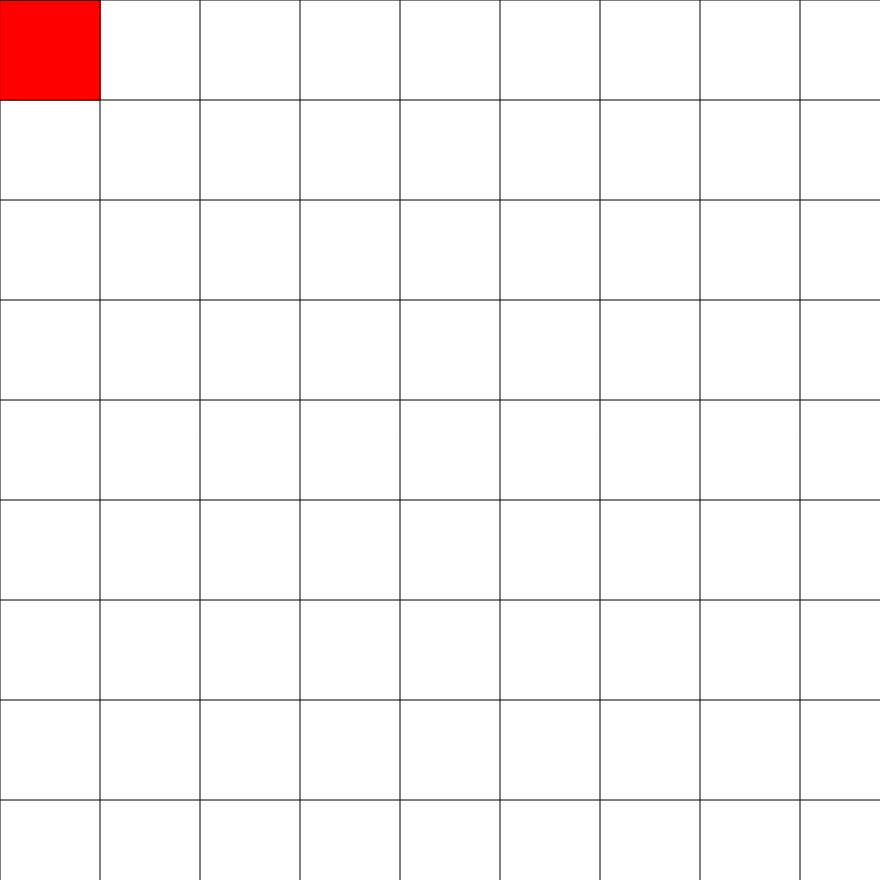
Frame 1 (no input)
Frame 60 (no input): identical to frame 1, image omitted
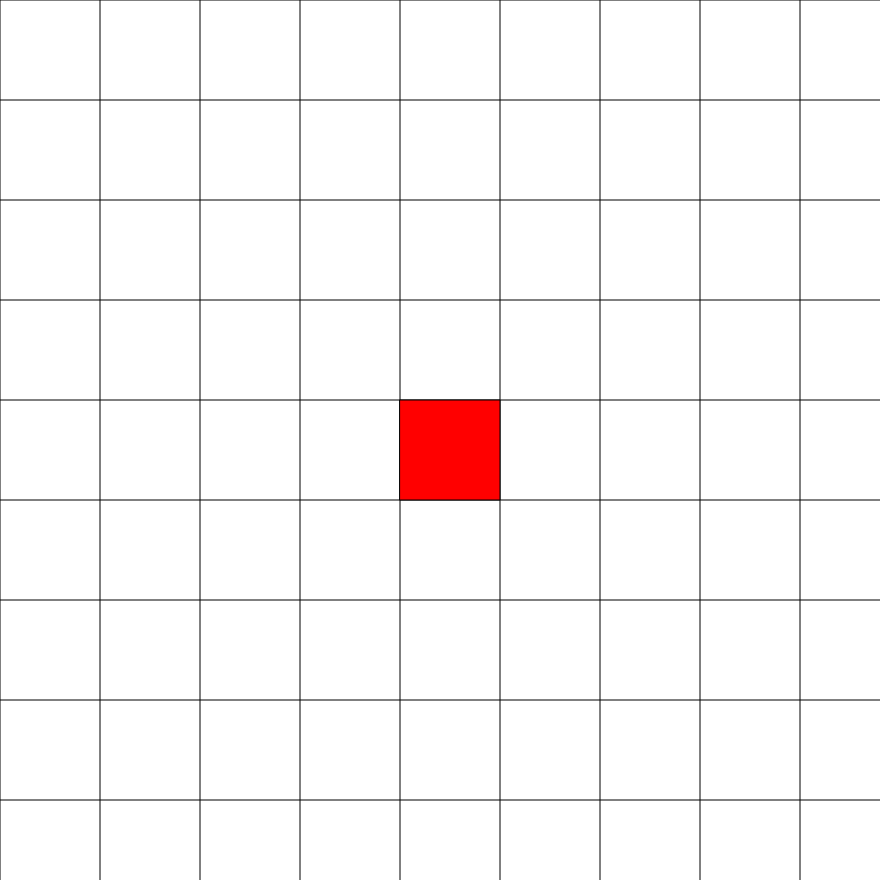
Frame 120 (the mouse pressed at the canvas centre since frame 60)

The p5.js sketch that drew these frames (run headless with seeded random() and noise() and a simulated clock; from frame 60 on, the mouse is pressed at the canvas centre):

// p5.js sketch
// ── sketch.js
var cols, rows;
var largeur = 100;
var hauteur = 100;
function setup() {
    createCanvas(880, 880);
    background(255);
    cols = width/largeur;
    rows = height/hauteur;
    console.log('hello');
}

function draw() {
  background(255);
  for(var x = 0; x < cols; x++ ){
    line(x*largeur,0,x*largeur,height);
  }
  for(var y = 0; y < rows; y++){
    line(0, y*hauteur, width, y*hauteur);
  }
  if(mouseIsPressed){
    console.log(floor(mouseX/largeur)*largeur);
  }
    var posX = floor(mouseX/largeur)*largeur;
    var posY = floor(mouseY/hauteur)*hauteur;
    fill(255,0,0);
    rect(posX, posY, largeur, hauteur);
  //}


}

function mousePressed(){

}
